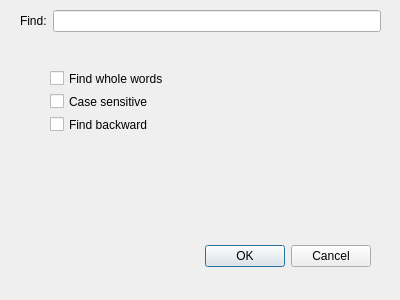
<?xml version="1.0" encoding="UTF-8"?>
<ui version="4.0">
 <class>Finder</class>
 <widget class="QDialog" name="Finder">
  <property name="geometry">
   <rect>
    <x>0</x>
    <y>0</y>
    <width>400</width>
    <height>300</height>
   </rect>
  </property>
  <property name="windowTitle">
   <string>Dialog</string>
  </property>
  <widget class="QDialogButtonBox" name="buttonBox">
   <property name="geometry">
    <rect>
     <x>30</x>
     <y>240</y>
     <width>341</width>
     <height>32</height>
    </rect>
   </property>
   <property name="orientation">
    <enum>Qt::Horizontal</enum>
   </property>
   <property name="standardButtons">
    <set>QDialogButtonBox::Cancel|QDialogButtonBox::Ok</set>
   </property>
  </widget>
  <widget class="QWidget" name="verticalLayoutWidget">
   <property name="geometry">
    <rect>
     <x>20</x>
     <y>10</y>
     <width>361</width>
     <height>22</height>
    </rect>
   </property>
   <layout class="QHBoxLayout" name="horizontalLayout">
    <item>
     <widget class="QLabel" name="label">
      <property name="layoutDirection">
       <enum>Qt::RightToLeft</enum>
      </property>
      <property name="text">
       <string>Find:</string>
      </property>
     </widget>
    </item>
    <item>
     <widget class="QLineEdit" name="lineEdit"/>
    </item>
   </layout>
  </widget>
  <widget class="QWidget" name="horizontalLayoutWidget">
   <property name="geometry">
    <rect>
     <x>50</x>
     <y>70</y>
     <width>311</width>
     <height>63</height>
    </rect>
   </property>
   <layout class="QVBoxLayout" name="verticalLayout">
    <item>
     <widget class="QCheckBox" name="cbWholeWords">
      <property name="text">
       <string>Find whole words</string>
      </property>
     </widget>
    </item>
    <item>
     <widget class="QCheckBox" name="cbCaseSensitive">
      <property name="text">
       <string>Case sensitive</string>
      </property>
     </widget>
    </item>
    <item>
     <widget class="QCheckBox" name="cbBackward">
      <property name="text">
       <string>Find backward</string>
      </property>
     </widget>
    </item>
   </layout>
  </widget>
 </widget>
 <resources/>
 <connections>
  <connection>
   <sender>buttonBox</sender>
   <signal>accepted()</signal>
   <receiver>Finder</receiver>
   <slot>accept()</slot>
   <hints>
    <hint type="sourcelabel">
     <x>248</x>
     <y>254</y>
    </hint>
    <hint type="destinationlabel">
     <x>157</x>
     <y>274</y>
    </hint>
   </hints>
  </connection>
  <connection>
   <sender>buttonBox</sender>
   <signal>rejected()</signal>
   <receiver>Finder</receiver>
   <slot>reject()</slot>
   <hints>
    <hint type="sourcelabel">
     <x>316</x>
     <y>260</y>
    </hint>
    <hint type="destinationlabel">
     <x>286</x>
     <y>274</y>
    </hint>
   </hints>
  </connection>
 </connections>
</ui>
